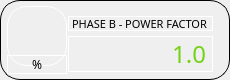
                    <widget class="QFrame" name="horizontalFrame_25">
                     <property name="minimumSize">
                      <size>
                       <width>230</width>
                       <height>80</height>
                      </size>
                     </property>
                     <property name="maximumSize">
                      <size>
                       <width>230</width>
                       <height>80</height>
                      </size>
                     </property>
                     <property name="styleSheet">
                      <string notr="true">border: 1px solid #000000;
border-radius: 20px;</string>
                     </property>
                     <layout class="QHBoxLayout" name="horizontalLayout_36">
                      <property name="spacing">
                       <number>0</number>
                      </property>
                      <property name="leftMargin">
                       <number>5</number>
                      </property>
                      <property name="topMargin">
                       <number>5</number>
                      </property>
                      <property name="rightMargin">
                       <number>5</number>
                      </property>
                      <property name="bottomMargin">
                       <number>5</number>
                      </property>
                      <item>
                       <layout class="QVBoxLayout" name="verticalLayout_61">
                        <property name="spacing">
                         <number>0</number>
                        </property>
                        <item>
                         <widget class="QLabel" name="label_102">
                          <property name="sizePolicy">
                           <sizepolicy hsizetype="Preferred" vsizetype="Preferred">
                            <horstretch>0</horstretch>
                            <verstretch>0</verstretch>
                           </sizepolicy>
                          </property>
                          <property name="minimumSize">
                           <size>
                            <width>60</width>
                            <height>60</height>
                           </size>
                          </property>
                          <property name="maximumSize">
                           <size>
                            <width>60</width>
                            <height>60</height>
                           </size>
                          </property>
                          <property name="styleSheet">
                           <string notr="true">border-color: rgb(255, 255, 255);
image: url(:/icons/pf.png);</string>
                          </property>
                          <property name="text">
                           <string/>
                          </property>
                         </widget>
                        </item>
                        <item>
                         <widget class="QLabel" name="label_103">
                          <property name="sizePolicy">
                           <sizepolicy hsizetype="Fixed" vsizetype="Fixed">
                            <horstretch>0</horstretch>
                            <verstretch>0</verstretch>
                           </sizepolicy>
                          </property>
                          <property name="minimumSize">
                           <size>
                            <width>60</width>
                            <height>0</height>
                           </size>
                          </property>
                          <property name="font">
                           <font>
                            <family>Gilroy</family>
                           </font>
                          </property>
                          <property name="styleSheet">
                           <string notr="true">border-color: rgb(255, 255, 255);</string>
                          </property>
                          <property name="text">
                           <string>%</string>
                          </property>
                          <property name="alignment">
                           <set>Qt::AlignCenter</set>
                          </property>
                         </widget>
                        </item>
                       </layout>
                      </item>
                      <item>
                       <layout class="QVBoxLayout" name="verticalLayout_62">
                        <property name="spacing">
                         <number>5</number>
                        </property>
                        <property name="topMargin">
                         <number>10</number>
                        </property>
                        <property name="rightMargin">
                         <number>10</number>
                        </property>
                        <item>
                         <widget class="QLabel" name="label_104">
                          <property name="sizePolicy">
                           <sizepolicy hsizetype="Fixed" vsizetype="Fixed">
                            <horstretch>0</horstretch>
                            <verstretch>0</verstretch>
                           </sizepolicy>
                          </property>
                          <property name="minimumSize">
                           <size>
                            <width>145</width>
                            <height>15</height>
                           </size>
                          </property>
                          <property name="maximumSize">
                           <size>
                            <width>145</width>
                            <height>15</height>
                           </size>
                          </property>
                          <property name="font">
                           <font>
                            <family>Gilroy</family>
                            <pointsize>8</pointsize>
                           </font>
                          </property>
                          <property name="styleSheet">
                           <string notr="true">border-color: rgb(255, 255, 255);</string>
                          </property>
                          <property name="text">
                           <string>PHASE B - POWER FACTOR</string>
                          </property>
                         </widget>
                        </item>
                        <item>
                         <widget class="QLabel" name="pf_b_1">
                          <property name="sizePolicy">
                           <sizepolicy hsizetype="Fixed" vsizetype="Fixed">
                            <horstretch>0</horstretch>
                            <verstretch>0</verstretch>
                           </sizepolicy>
                          </property>
                          <property name="minimumSize">
                           <size>
                            <width>145</width>
                            <height>0</height>
                           </size>
                          </property>
                          <property name="font">
                           <font>
                            <family>Gilroy</family>
                            <pointsize>18</pointsize>
                           </font>
                          </property>
                          <property name="styleSheet">
                           <string notr="true">color: rgb(115, 210, 22);
border-color: rgb(255, 255, 255);</string>
                          </property>
                          <property name="text">
                           <string>1.0</string>
                          </property>
                          <property name="alignment">
                           <set>Qt::AlignRight|Qt::AlignTrailing|Qt::AlignVCenter</set>
                          </property>
                         </widget>
                        </item>
                       </layout>
                      </item>
                     </layout>
                    </widget>
